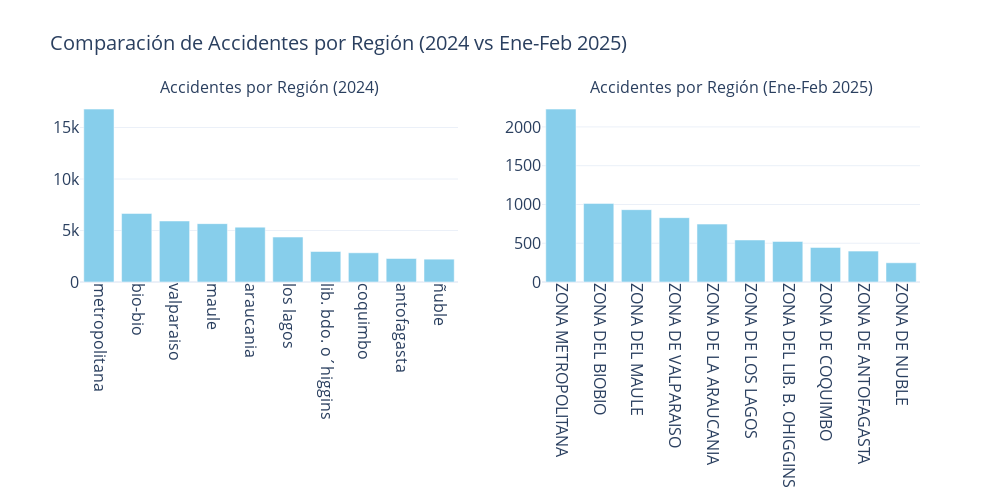

Write notebook code for a chart like this one.
### Markdown cell above
## **Paso 3: Exploración y gráficos**

### Code cell
import plotly.graph_objects as go
from plotly.subplots import make_subplots

# Creamos un gráfico con dos subplots, uno para cada año
fig = make_subplots(rows=1, cols=2, subplot_titles=("Accidentes por Región (2024)", "Accidentes por Región (Ene-Feb 2025)"))

# Datos de 2024 (Top 10 Regiones)
top_10_regiones_2024 = Accidentes24_data['Región'].value_counts().head(10)

fig.add_trace(go.Bar(
    x=top_10_regiones_2024.index,
    y=top_10_regiones_2024.values,
    name='2024',
    marker_color='skyblue'
), row=1, col=1)

# Datos de 2025 (Top 10 Regiones)
top_10_regiones_2025 = Accidentes25_data['ZONA'].value_counts().head(10)

fig.add_trace(go.Bar(
    x=top_10_regiones_2025.index,
    y=top_10_regiones_2025.values,
    name='2025',
    marker_color='skyblue'
), row=1, col=2)

# Ajustes de diseño
fig.update_layout(
    title_text='Comparación de Accidentes por Región (2024 vs Ene-Feb 2025)',
    showlegend=False,
    template='plotly_white',
    height=500,
    width=1000,
    title_font=dict(size=20),  # Tamaño de la fuente del título
    font=dict(size=16)  # Tamaño de la fuente para etiquetas
)

# Ajustes para que las etiquetas se vean correctamente
fig.update_xaxes(tickangle=90)

# Mostrar el gráfico
fig.show()

### Figure 1 — Plotly figure (JSON) as saved in the notebook; plotly's stock layout.template omitted (floating-point values rounded to 4 significant figures)
{"data": [{"marker": {"color": "skyblue"}, "name": "2024", "type": "bar", "x": ["metropolitana", "bio-bio", "valparaiso", "maule", "araucania", "los lagos", "lib. bdo. o´higgins", "coquimbo", "antofagasta", "ñuble"], "xaxis": "x", "y": [16790, 6657, 5926, 5668, 5327, 4364, 2962, 2837, 2282, 2218], "yaxis": "y"}, {"marker": {"color": "skyblue"}, "name": "2025", "type": "bar", "x": ["ZONA METROPOLITANA", "ZONA DEL BIOBIO", "ZONA DEL MAULE", "ZONA DE VALPARAISO", "ZONA DE LA ARAUCANIA", "ZONA DE LOS LAGOS", "ZONA DEL LIB. B. OHIGGINS", "ZONA DE COQUIMBO", "ZONA DE ANTOFAGASTA", "ZONA DE NUBLE"], "xaxis": "x2", "y": [2230, 1014, 933, 830, 747, 542, 523, 446, 399, 248], "yaxis": "y2"}], "layout": {"annotations": [{"font": {"size": 16}, "showarrow": false, "text": "Accidentes por Región (2024)", "x": 0.225, "xanchor": "center", "xref": "paper", "y": 1, "yanchor": "bottom", "yref": "paper"}, {"font": {"size": 16}, "showarrow": false, "text": "Accidentes por Región (Ene-Feb 2025)", "x": 0.775, "xanchor": "center", "xref": "paper", "y": 1, "yanchor": "bottom", "yref": "paper"}], "font": {"size": 16}, "height": 500, "showlegend": false, "title": {"font": {"size": 20}, "text": "Comparación de Accidentes por Región (2024 vs Ene-Feb 2025)"}, "width": 1000, "xaxis": {"anchor": "y", "domain": [0, 0.45], "tickangle": 90}, "xaxis2": {"anchor": "y2", "domain": [0.55, 1], "tickangle": 90}, "yaxis": {"anchor": "x", "domain": [0, 1]}, "yaxis2": {"anchor": "x2", "domain": [0, 1]}}}
